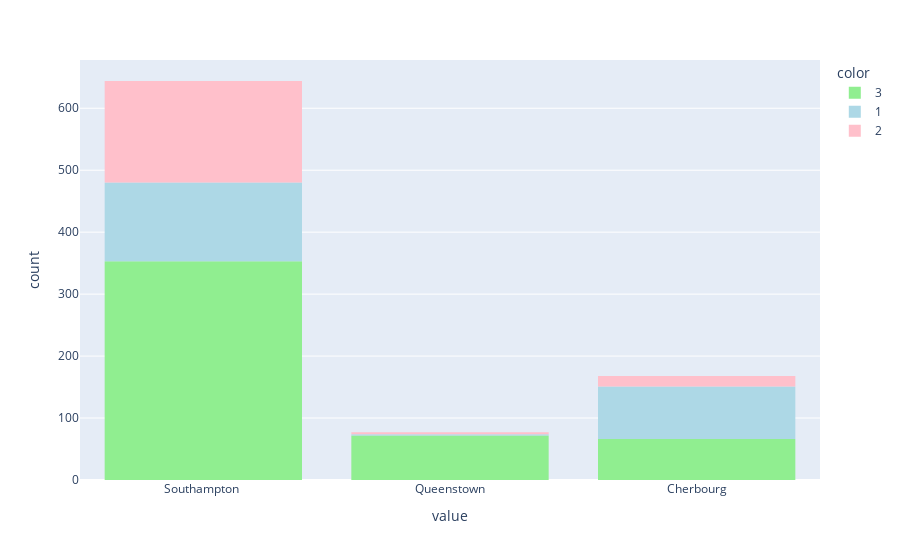

Notebook source saved alongside this figure:
### Markdown cell above
##### Embarked vs. Pclass

### Code cell
fig = px.histogram(df['Embarked'], color=df['Pclass'], color_discrete_sequence=['lightgreen', 'lightblue', 'pink'])
fig.update_xaxes(tickvals=['S', 'C', 'Q'], ticktext=['Southampton ', 'Cherbourg', 'Queenstown'])
fig.show();

### Figure 1 — Plotly figure (JSON) as saved in the notebook; plotly's stock layout.template omitted (floating-point values rounded to 4 significant figures; data arrays with more than 128 entries replaced by an {"elided": "..."} marker saying what was removed)
{"data": [{"alignmentgroup": "True", "bingroup": "x", "hovertemplate": "color=3<br>value=%{x}<br>count=%{y}<extra></extra>", "legendgroup": "3", "marker": {"color": "lightgreen", "pattern": {"shape": ""}}, "name": "3", "offsetgroup": "3", "orientation": "v", "showlegend": true, "type": "histogram", "x": {"elided": "491 str values"}, "xaxis": "x", "yaxis": "y"}, {"alignmentgroup": "True", "bingroup": "x", "hovertemplate": "color=1<br>value=%{x}<br>count=%{y}<extra></extra>", "legendgroup": "1", "marker": {"color": "lightblue", "pattern": {"shape": ""}}, "name": "1", "offsetgroup": "1", "orientation": "v", "showlegend": true, "type": "histogram", "x": {"elided": "216 str values"}, "xaxis": "x", "yaxis": "y"}, {"alignmentgroup": "True", "bingroup": "x", "hovertemplate": "color=2<br>value=%{x}<br>count=%{y}<extra></extra>", "legendgroup": "2", "marker": {"color": "pink", "pattern": {"shape": ""}}, "name": "2", "offsetgroup": "2", "orientation": "v", "showlegend": true, "type": "histogram", "x": {"elided": "184 str values"}, "xaxis": "x", "yaxis": "y"}], "layout": {"barmode": "relative", "legend": {"title": {"text": "color"}, "tracegroupgap": 0}, "margin": {"t": 60}, "xaxis": {"anchor": "y", "domain": [0, 1], "ticktext": ["Southampton ", "Cherbourg", "Queenstown"], "tickvals": ["S", "C", "Q"], "title": {"text": "value"}}, "yaxis": {"anchor": "x", "domain": [0, 1], "title": {"text": "count"}}}}
